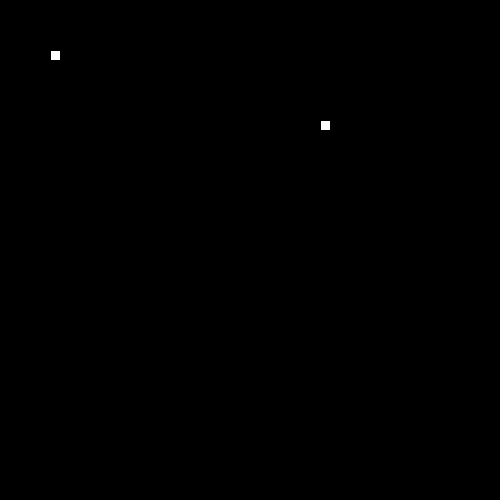
Frame 1 (no input)
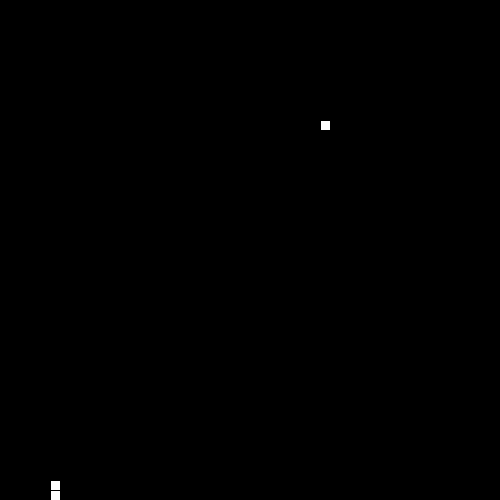
Frame 60 (the mouse pressed at the canvas centre just before this capture)
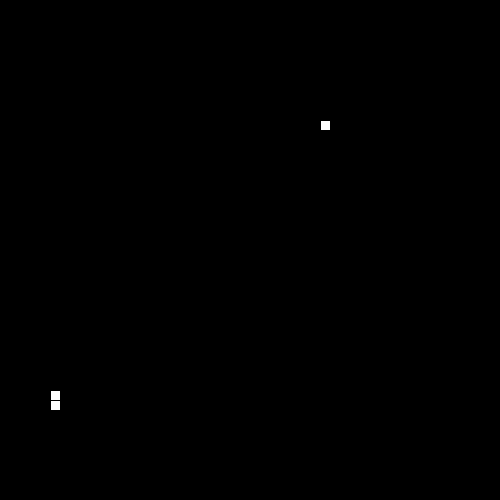
Frame 120 (the mouse held since frame 60 and released just before this capture)

The Processing sketch that drew these frames (run headless with seeded random() and noise(); from frame 60 on, the mouse is pressed at the canvas centre):

// Processing sketch: SnakeRecipe
// ── SnakeRecipe.pde

// 1. Follow the recipe instructions inside the Segment class.

// The Segment class will be used to represent each part of the moving snake.

 class Segment {

  //2. Create x and y member variables to hold the location of each segment.
  int xPos;
  int yPos;
  // 3. Add a constructor with parameters to initialize each variable.
 Segment(int xPos, int yPos) {
    this.xPos = xPos;
    this.yPos = yPos;
  }

  // 4. Add getter and setter methods for both the x and y member variables.
  int getXPos(){
    return xPos;
  }
  int getYPos(){
    return yPos;
  }
  void setXPos(int x){
    xPos = x;
  }
  void setYPos(int y){
    yPos = y;
  }
}
// 5. Create (but do not initialize) a Segment variable to hold the head of the Snake
Segment head;

// 6. Create and initialize a String to hold the direction of your snake e.g. "up"
String direction = "up";


// 7. Create and initialize a variable to hold how many pieces of food the snake has eaten.
// give it a value of 1 to start.
int pieces = 1;


// 8. Create and initialize foodX and foodY variables to hold the location of the food.

// (Hint: use the random method to set both the x and y to random locations within the screen size (500 by 500).)

int foodX = ((int)random(50)*10);
int foodY = ((int)random(50)*10);



void setup() {
  // 9. Set the size of your sketch (500 by 500).
  size(500, 500);
  // 10. initialize your head to a new segment.
  head = new Segment(50, 50);
  // 11. Use the frameRate(int rate) method to set the rate to 20.
  frameRate(10);
}

void draw() {

  background(0);
  //12. Call the manageTail, drawFood, drawSnake, move, and collision methods.
  manageTail();
  drawFood();
  drawSnake();
  move();
  collision();
}


// 13. Complete the drawFood method below. (Hint: each piece of food should be a 10 by 10 rectangle).

void drawFood() {
  rect(foodX, foodY, 10, 10);
}


//14. Draw the snake head (use a 10 by 10 rectangle)

void drawSnake() {
  rect(head.getXPos(),head.getYPos(), 10, 10);
  //test your code
}


// 15. Complete the move method below.

void move() {

  // 16. Using a switch statement, make your snake head move by 10 pixels in the correct direction.
  //This is an incomplete switch statement:
  
  switch(direction) {
  case "up":
    // move head up here
    head.setYPos(head.getYPos()-10);
    break;
  case "down":
    // move head down here
    head.setYPos(head.getYPos()+10);

    break;
  case "left":
   // figure it out 
    head.setXPos(head.getXPos()-10);
    break;
  case "right":
    // mystery code goes here 
    head.setXPos(head.getXPos()+10);
    break;
  }
  


  // 17. Call the checkBoundaries method to make sure the snake head doesn't go off the screen.
  checkBoundaries();
}


// 18. Complete the keyPressed method below. Use if statements to set your direction variable depending on what key is pressed.

void keyPressed() {
  if(keyCode == UP){
    direction = "up";
  }
  else if(keyCode == DOWN){
    direction = "down";
  }
   else if(keyCode == LEFT){
    direction = "left";
  }
  else{
    direction = "right";
  }
  
}



// 19. check if your head is out of bounds (teleport your snake head to the other side).

void checkBoundaries() {
  //goes off screen to right
  if(head.getXPos() >500){
    head.setXPos(0);
  }
  //goes off screen to left
  else if(head.getXPos() < 0){
    head.setXPos(500);
  }
  //goes off screen on bottom
  else if(head.getYPos() > 500){
    head.setYPos(0);
  }
  //goes off screen on top
   else if(head.getYPos() < 0){
    head.setYPos(500);
  }
}



//20. Make sure that the key for your current direction’s opposite doesn’t work(i.e. If you’re going up, down key shouldn’t work)



// 21. Complete the missing parts of the collision method below.

void collision() {

  // If the segment is colliding with a piece of food...
     // Increase the amount of food eaten and set foodX and foodY to new random locations.
    if(head.getXPos() == foodX && head.getYPos() == foodY){
    pieces ++;
    foodX = ((int)random(50)*10);
    foodY = ((int)random(50)*10); 
    }
}

/**
 
 ** Part 2: making the tail (the rest of the snake)
 
 **/

//  1. Create and initialize an ArrayList of Segments. (This will be your snake tail!)
ArrayList<Segment> tail = new ArrayList<Segment>();
Segment tailSegment;
// 2. Complete the missing parts of the manageTail method below and call it in the draw method.
void manageTail() {
  //Call the drawTail and checkTailCollision methods.
  drawTail();
  checkTailCollision();
  // Add a new Segment to your ArrayList that has the same X and Y as the head of your snake.
   tailSegment = new Segment(head.getXPos(), head.getYPos());
  
  tail.add(tailSegment);
  // To keep your tail the right length:
  // while the tail size is greater than the number of food pieces eaten, remove the first Segment in your tail.
  while(tail.size()>pieces){
     tail.remove(0);
  }
}

void drawTail() {
    // Draw a 10 by 10 rectangle for each Segment in your snake ArrayList.
    for(Segment s: tail){
      rect(s.getXPos(), s.getYPos(), 10, 10);
    }
}


// 3. Complete the missing parts of the bodyCollision method below.

void checkTailCollision() {
  // If your head has the same location as one of your segments...
  for(Segment s: tail){
  // reset your food variable
    if(head.getXPos() == s.getXPos() && head.getYPos() == s.getYPos() && head != s){
      pieces = 0;
    }
  }
  //Call this method at the beginning of your manageTail method.
}
